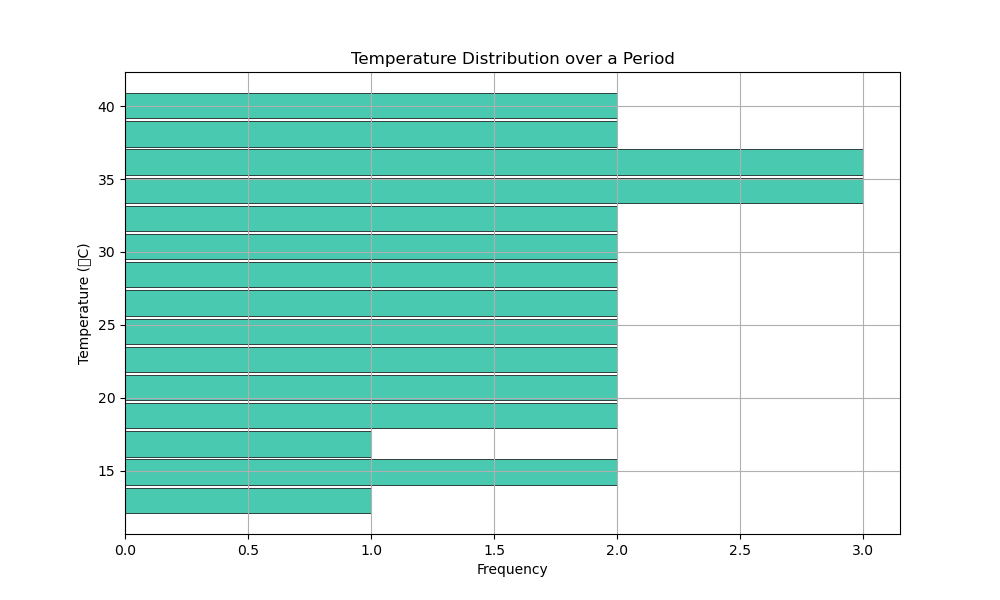

Reproduce this figure in Python.

import matplotlib.pyplot as plt

# Data points
temperatures = [
    12, 14, 15, 16, 18, 19, 20, 21, 22, 23, 24,
    25, 26, 27, 28, 29, 30, 31, 32, 33, 34, 34,
    35, 36, 37, 37, 38, 39, 40, 41
]

plt.figure(figsize=(10,6))  # Change width and height of the chart
n, bins, patches = plt.hist(temperatures, bins=15, color='#3498db', orientation='horizontal', rwidth=0.9)  # Changing color and making histogram horizontal.

# Setting the colors of individual bars (patches)
for patch in patches:
    patch.set_facecolor('#48C9B0')  # A nice teal color

# Add a black line at the edge of each bar
[patch.set_linewidth(0.5) for patch in patches]
[patch.set_edgecolor('#000000') for patch in patches]

plt.title('Temperature Distribution over a Period')
plt.xlabel('Frequency')
plt.ylabel('Temperature (°C)')
plt.grid(True)
plt.show()
